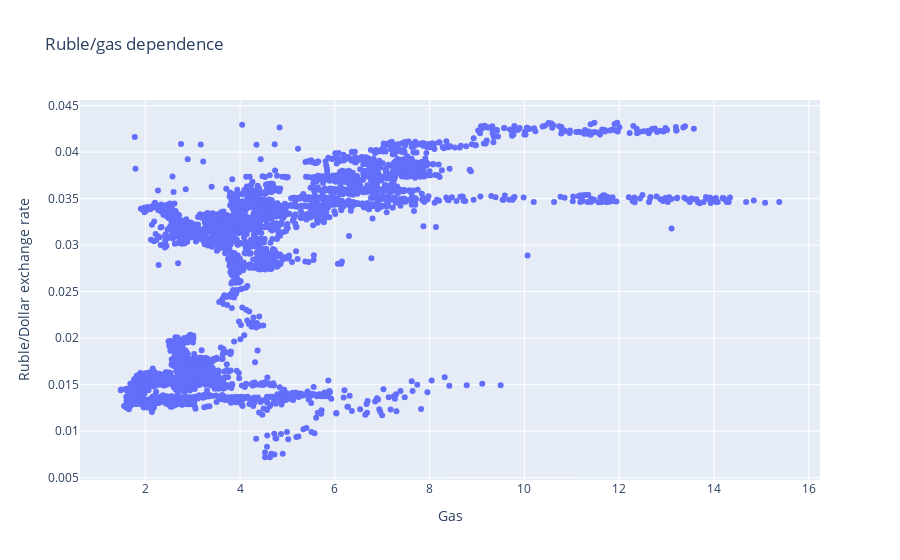

Notebook source saved alongside this figure:
### Markdown cell above
# Use regression to test the data

### Code cell
#get data for close column
y_=list(data_m_['close'])
x1=list(data_1_['close'])
x2=list(data_2_['close'])
#remove outliers
for i in range(len(y_)):
    if y_[i]>1:
        y_.pop(i)
        break
plot = go.Figure()

graph = go.Scatter(x = x1, y = y_, mode = 'markers')
plot.update_layout(title='Ruble/gas dependence',xaxis_title='Gas',yaxis_title='Ruble/Dollar exchange rate')
plot.add_trace(graph)

### Figure 1 — Plotly figure (JSON) as saved in the notebook; plotly's stock layout.template omitted (floating-point values rounded to 4 significant figures; data arrays with more than 128 entries replaced by an {"elided": "..."} marker saying what was removed)
{"data": [{"mode": "markers", "type": "scatter", "x": {"elided": "4507 float values"}, "y": {"elided": "4506 float values"}}], "layout": {"title": {"text": "Ruble/gas dependence"}, "xaxis": {"title": {"text": "Gas"}}, "yaxis": {"title": {"text": "Ruble/Dollar exchange rate"}}}}
